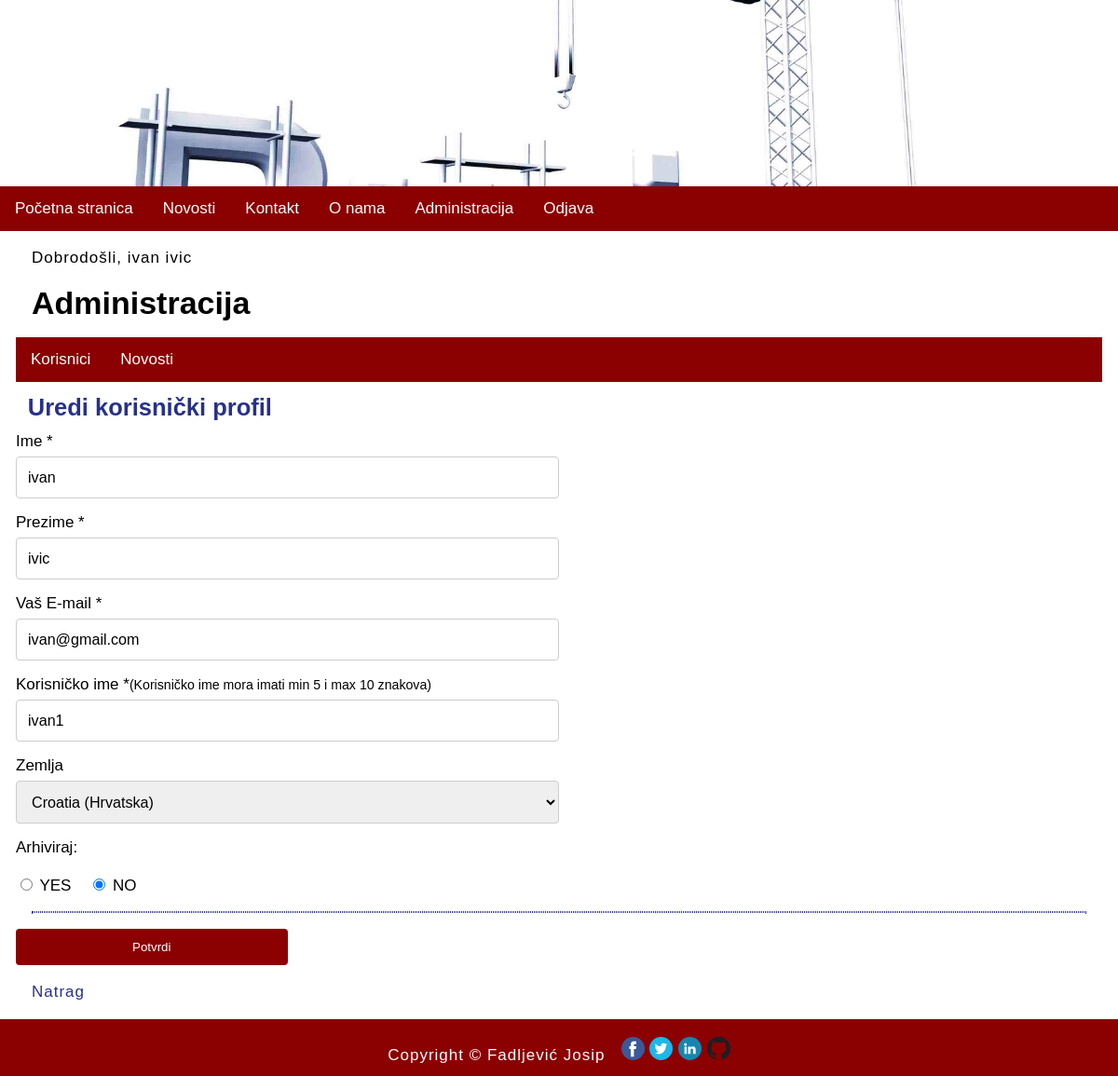
/index.php?menu=7&action=1&edit=19 (signed in), run on the app's committed database.
### tables this page shows
CREATE TABLE `users` (
  `id` int(11) NOT NULL,
  `firstname` varchar(255) NOT NULL,
  `lastname` varchar(255) NOT NULL,
  `email` varchar(255) NOT NULL,
  `username` varchar(255) NOT NULL,
  `password` varchar(255) NOT NULL,
  `country` char(2) NOT NULL,
  `date` timestamp NOT NULL DEFAULT CURRENT_TIMESTAMP ON UPDATE CURRENT_TIMESTAMP,
  `archive` enum('Y','N') NOT NULL DEFAULT 'Y'
);

CREATE TABLE `countries` (
  `id` int(11) NOT NULL,
  `country_code` varchar(2) NOT NULL DEFAULT '',
  `country_name` varchar(100) NOT NULL DEFAULT ''
);

### admin/users.php (the view, shortened to what this page needs)
<?php
	if (isset($_GET['id']) && $_GET['id'] != '') {
		$query  = "SELECT * FROM users";
		$query .= " WHERE id=".$_GET['id'];
		$result = @mysqli_query($MySQL, $query);
		$row = @mysqli_fetch_array($result);
		print '
		<h2>Korisnički profil</h2>
		<p><b>Ime:</b> ' . $row['firstname'] . '</p>
		<p><b>Prezime:</b> ' . $row['lastname'] . '</p>
		<p><b>Korisničko ime:</b> ' . $row['username'] . '</p>';
		$_query  = "SELECT * FROM countries";
		$_query .= " WHERE country_code='" . $row['country'] . "'";
		$_result = @mysqli_query($MySQL, $_query);
		$_row = @mysqli_fetch_array($_result);
		print '
		<p><b>zemlja:</b> ' .$_row['country_name'] . '</p>
		<p><b>Datum:</b> ' . pickerDateToMysql($row['date']) . '</p>
		<p><a href="index.php?menu='.$menu.'&amp;action='.$action.'">Natrag</a></p>';
	}
	else if (isset($_GET['edit']) && $_GET['edit'] != '') {
		$query  = "SELECT * FROM users";
		$query .= " WHERE id=".$_GET['edit'];
		$result = @mysqli_query($MySQL, $query);
		$row = @mysqli_fetch_array($result);
		$checked_archive = false;
		print '
		<h2>Uredi korisnički profil</h2>
		<form action="" id="registration_form" name="registration_form" method="POST">
			<input type="hidden" id="_action_" name="_action_" value="TRUE">
			<input type="hidden" id="edit" name="edit" value="' . $_GET['edit'] . '">
			<label for="fname">Ime *</label>
			<input type="text" id="fname" name="firstname" value="' . $row['firstname'] . '" placeholder="Vaše ime.." required>
			<label for="lname">Prezime *</label>
			<input type="text" id="lname" name="lastname" value="' . $row['lastname'] . '" placeholder="Vaše prezime.." required>
			<label for="email">Vaš E-mail *</label>
			<input type="email" id="email" name="email"  value="' . $row['email'] . '" placeholder="Vaš e-mail.." required>
			<label for="username">Korisničko ime *<small>(Korisničko ime mora imati min 5 i max 10 znakova)</small></label>
			<input type="text" id="username" name="username" value="' . $row['username'] . '" pattern=".{5,10}" placeholder="Korisničko ime.." required><br>
			<label for="country">Zemlja</label>
			<select name="country" id="country">
				<option value="">molimo odaberite</option>';
				$_query  = "SELECT * FROM countries";
				$_result = @mysqli_query($MySQL, $_query);
				while($_row = @mysqli_fetch_array($_result)) {
					print '<option value="' . $_row['country_code'] . '"';
					if ($row['country'] == $_row['country_code']) { print ' selected'; }
					print '>' . $_row['country_name'] . '</option>';
				}
			print '
			</select>
			<label for="archive">Arhiviraj:</label><br />
            <input type="radio" name="archive" value="Y"'; if($row['archive'] == 'Y') { echo ' checked="checked"'; $checked_archive = true; } echo ' /> YES &nbsp;&nbsp;
			<input type="radio" name="archive" value="N"'; if($checked_archive == false) { echo ' checked="checked"'; } echo ' /> NO
			<hr>
			<input type="submit" value="Potvrdi">
		</form>
		<p><a href="index.php?menu='.$menu.'&amp;action='.$action.'">Natrag</a></p>';
	}
?>

### style.css (style rules this page uses)
body, html { font-family: 'Oswald', sans-serif; margin: 0; font-size: 17px; }
h1,h2 { margin: 0.5em; font-size: 2em; }
h2 { font-size: 1.5em; color: #27318b; }
main a { color: #27318b; text-decoration: none; }
p { margin: 1em; line-height: 1.4em; letter-spacing: 1px; }
hr { margin: 1em; border: 1px dotted #27318b; clear: both; }
label { display: block; }
input[type=text], input[type=email], input[type=password], input[type=file], select, textarea { width: 50%; padding: 12px; border: 1px solid #ccc; border-radius: 4px; box-sizing: border-box; margin-top: 6px; margin-bottom: 16px; font-family: 'Oswald', sans-serif; font-size: 95%; }
input[type=submit] { display: block; background-color: #8B0000; color: white; padding: 12px 20px; border: none; border-radius: 4px; cursor: pointer; width: 25%; }

### data on the page
users: firstname "ivan", lastname "ivic", email "ivan@gmail.com", username "ivan1", country "Croatia (Hrvatska)"

### other printed values
$_SESSION['message'] "Dobrodošli, ivan ivic"
